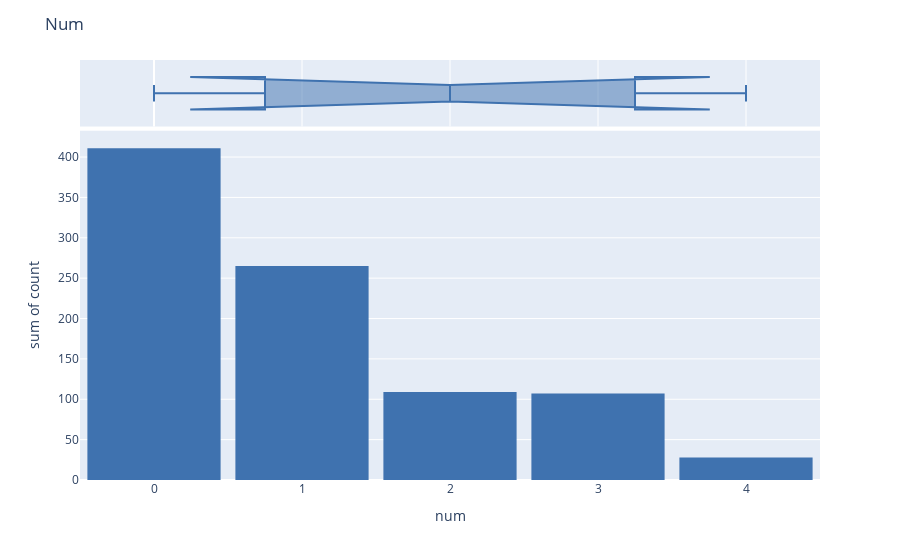

Write notebook code for a chart like this one.
### Code cell
fig = px.histogram(data_frame = num_count, 
                   x = num_count.num, 
                   y = num_count['count'],
                   color_discrete_sequence = ['#3F72AF'],
                   nbins = num_count.num.nunique(),
                   marginal = 'box')
fig.update_layout(title = "Num", bargap = 0.1)
fig.show()

### Figure 1 — Plotly figure (JSON) as saved in the notebook; plotly's stock layout.template omitted (floating-point values rounded to 4 significant figures)
{"data": [{"alignmentgroup": "True", "bingroup": "x", "histfunc": "sum", "hovertemplate": "num=%{x}<br>sum of count=%{y}<extra></extra>", "legendgroup": "", "marker": {"color": "#3F72AF", "pattern": {"shape": ""}}, "name": "", "nbinsx": 5, "offsetgroup": "", "orientation": "v", "showlegend": false, "type": "histogram", "x": [0, 1, 2, 3, 4], "xaxis": "x", "y": [411, 265, 109, 107, 28], "yaxis": "y"}, {"alignmentgroup": "True", "hovertemplate": "num=%{x}<extra></extra>", "legendgroup": "", "marker": {"color": "#3F72AF"}, "name": "", "notched": true, "offsetgroup": "", "showlegend": false, "type": "box", "x": [0, 1, 2, 3, 4], "xaxis": "x2", "yaxis": "y2"}], "layout": {"bargap": 0.1, "barmode": "relative", "legend": {"tracegroupgap": 0}, "margin": {"t": 60}, "title": {"text": "Num"}, "xaxis": {"anchor": "y", "domain": [0, 1], "title": {"text": "num"}}, "xaxis2": {"anchor": "y2", "domain": [0, 1], "matches": "x", "showgrid": true, "showticklabels": false}, "yaxis": {"anchor": "x", "domain": [0, 0.8316], "title": {"text": "sum of count"}}, "yaxis2": {"anchor": "x2", "domain": [0.8416, 1], "matches": "y2", "showgrid": false, "showline": false, "showticklabels": false, "ticks": ""}}}
